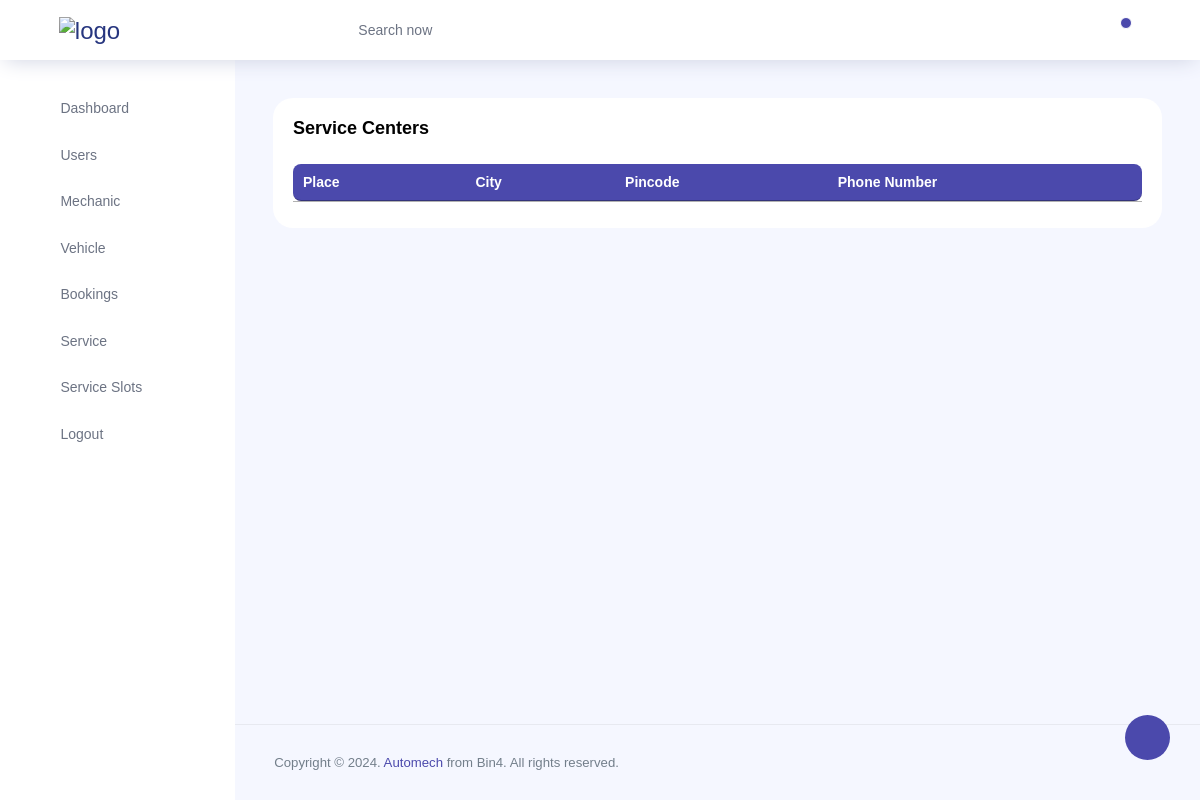
The page /customadmin/service/center_view/ (signed in) on the database as committed earlier.
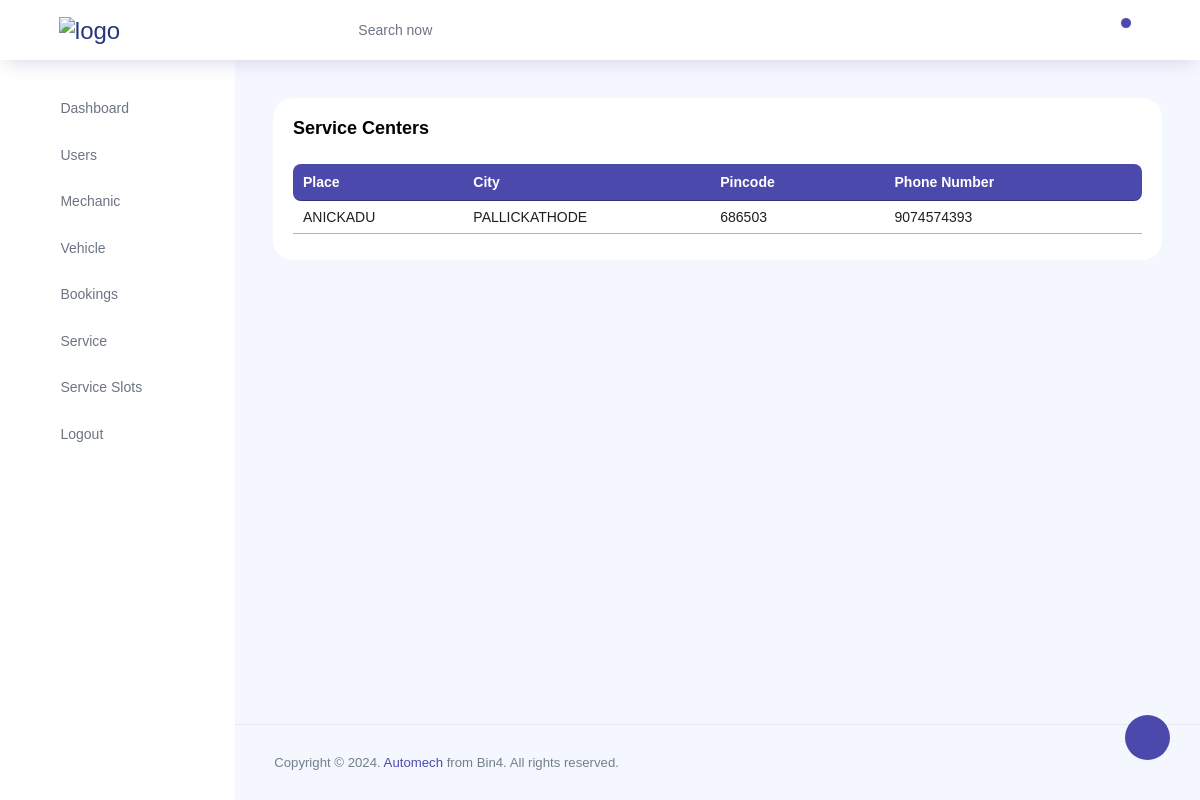
The same page on the database as committed later.
### client/models.py (models this page shows, shortened)
class ServiceCenter(models.Model):
    place = models.CharField(max_length=100)
    city = models.CharField(max_length=50)
    pincode = models.CharField(max_length=6)
    phone_number = models.CharField(max_length=15)
    latitude = models.DecimalField(max_digits=9, decimal_places=6)
    longitude = models.DecimalField(max_digits=9, decimal_places=6)

### client/admin_views.py (the view)
# urls.py: path('service/center_view/', views.service_center_view, name='service_center_view'),
@staff_member_required
def service_center_view(request):
    ServiceCenters = ServiceCenter.objects.all()
    context ={'ServiceCenters':ServiceCenters}
    return render(request,'admin/service_center_view.html',context)

### templates/admin/service_center_view.html (shortened to what this page needs)
{% extends 'admin/adminbase.html' %}
{% block conhead%}
  <link rel="stylesheet" type="text/css" href="https://cdn.datatables.net/1.11.5/css/jquery.dataTables.css">
{% endblock %}
{%block content%}
{% load static %}
  <div class="row">
    <div class="col-md-12 grid-margin stretch-card">
      <div class="card">
        <div class="card-body">
          <p class="card-title">Service Centers</p>
          <div class="row">
            <div class="col-12">
              <div class="table-responsive">
                <table id="myDataTable" class="display expandable-table dataTable no-footer">
                  <thead>
                      <tr>
                          <th>Place</th>
                          <th>City</th>
                          <th>Pincode</th>
                          <th>Phone Number</th>
                      </tr>
                  </thead>
                  <tbody>
                      {% for Servicecenter in ServiceCenters %}
                      <tr>
                          <td>{{ Servicecenter.place }}</td>
                          <td>{{ Servicecenter.city }}</td>
                          <td>{{ Servicecenter.pincode }}</td>
                          <td>{{ Servicecenter.phone_number }}</td>
                      </tr>
                      {% endfor %}
                  </tbody>
              </table>
              </div>
            </div>
          </div>
        </div>
      </div>
    </div>
  </div>
{%endblock%}

### templates/admin/adminbase.html (shortened to what this page needs)
<!DOCTYPE html>
<html lang="en">
  {% load static %}
<head>
  <link rel="stylesheet" href="{% static 'panel/vendors/feather/feather.css'%}">
  <link rel="stylesheet" href="{% static 'panel/vendors/ti-icons/css/themify-icons.css'%}">
  <link rel="stylesheet" href="{% static 'panel/vendors/css/vendor.bundle.base.css'%}">
  <link rel="stylesheet" href="{% static 'panel/vendors/datatables.net-bs4/dataTables.bootstrap4.css'%}">
  <link rel="stylesheet" href="{% static 'panel/vendors/ti-icons/css/themify-icons.css'%}">
  <link rel="stylesheet" type="text/css" href="{% static 'panel/js/select.dataTables.min.css'%}">
  <link rel="stylesheet" href="{% static 'panel/css/vertical-layout-light/style.css'%}">
  <link rel="stylesheet" href="{% static 'admincustom.css'%}">
  {% block conhead%}
  {% endblock %}
</head>
<body>
  <div class="container-scroller">
    <nav class="navbar col-lg-12 col-12 p-0 fixed-top d-flex flex-row">
      <div class="text-center navbar-brand-wrapper d-flex align-items-center justify-content-center">
        <a class="navbar-brand brand-logo mr-5" href="index.html"><img src="{% static 'panel/images/logo.png'%}" class="mr-2" alt="logo"/></a>
      </div>
      <div class="navbar-menu-wrapper d-flex align-items-center justify-content-end">
        <button class="navbar-toggler navbar-toggler align-self-center" type="button" data-toggle="minimize">
          <span class="icon-menu"></span>
        </button>
        <ul class="navbar-nav mr-lg-2">
          <li class="nav-item nav-search d-none d-lg-block">
            <div class="input-group">
              <div class="input-group-prepend hover-cursor" id="navbar-search-icon">
                <span class="input-group-text" id="search">
                  <i class="icon-search"></i>
                </span>
              </div>
              <input type="text" class="form-control" id="navbar-search-input" placeholder="Search now" aria-label="search" aria-describedby="search">
            </div>
          </li>
        </ul>
        <ul class="navbar-nav navbar-nav-right">
          <li class="nav-item dropdown">
            <a class="nav-link count-indicator dropdown-toggle" id="notificationDropdown" href="#" data-toggle="dropdown">
              <i class="icon-bell mx-0"></i>
              <span class="count"></span>
            </a>
          </li>
          <li class="nav-item nav-settings d-none d-lg-flex">
            <a class="nav-link" href="#">
              <i class="icon-ellipsis"></i>
            </a>
          </li>
        </ul>
      </div>
    </nav>
    <div class="container-fluid page-body-wrapper">
      <div class="theme-setting-wrapper">
        <div id="settings-trigger"><i class="ti-settings"></i></div>
      </div>
      <nav class="sidebar sidebar-offcanvas" id="sidebar">
        <ul class="nav">
          <li class="nav-item {% if request.path == '/customadmin/home/' %}active {%endif%}">
            <a class="nav-link" href="{% url 'admin_home' %}">
              <i class="icon-grid menu-icon"></i>
             <span class="menu-title">Dashboard</span>
            </a>
          </li>
          <li class="nav-item {% if request.path == '/clients/list' %}active {%endif%}">
            <a class="nav-link" href="{%url 'client_list'%}">
              <i class="icon-head menu-icon"></i>
              <span class="menu-title">Users</span>
            </a>
          </li>
          <li class="nav-item {% if request.path == '/admin_Mechanic' %}active {%endif%}">
            <a class="nav-link" href="admin_Mechanic">
              <i class="icon-head menu-icon"></i>
              <span class="menu-title">Mechanic</span>
            </a>
          </li>
          <li class="nav-item {% if request.path == '/customadmin/car_make/' %}active {%endif%}">
            <a class="nav-link" href="{%url 'car_make'%}" id="vidadd">
              <i class="icon-circle-plus menu-icon" ></i>
              <span class="menu-title">Vehicle</span>
            </a>
          </li>
          <li class="nav-item {% if request.path == 'admin_booking' %}active {%endif%}">
            <a class="nav-link" href="">
              <i class="icon-grid-2 menu-icon"></i>
              <span class="menu-title">Bookings</span>
            </a>
          </li>
          <li class="nav-item {% if request.path == '/customadmin/service/category/' %}active {%endif%}">
            <a class="nav-link" href="{% url 'service_category'%}">
              <i class="icon-circle-plus menu-icon"></i>
              <span class="menu-title">Service</span>
            </a>
          </li>
          <li class="nav-item {% if request.path == '/add_slot/' %}active {%endif%}">
            <a class="nav-link" href="">
              <i class="icon-circle-plus menu-icon"></i>
              <span class="menu-title">Service Slots</span>
            </a>
          </li>
          <li class="nav-item {% if request.path == 'account/logout' %}active {%endif%}">
            <a class="nav-link" href="{%url 'account_logout'%}">
              <i class="ti-power-off  menu-icon"></i>
              <span class="menu-title">Logout</span>
            </a>
          </li>
        </ul>
      </nav>
      <div class="main-panel">
        <div class="content-wrapper">
          {% block content%}
          {% endblock %}
        </div>
        <footer class="footer">
          <div class="d-sm-flex justify-content-center justify-content-sm-between">
            <span class="text-muted text-center text-sm-left d-block d-sm-inline-block">Copyright © 2024.   <a href="" target="_blank">Automech</a> from Bin4. All rights reserved.</span>
            </div>
        </footer>
      </div>
    </div>
  </div>
</body>
</html>

Rows that differ between the two databases and show on the page:
added ServiceCenter: place "ANICKADU", city "PALLICKATHODE", pincode "686503", phone_number "9074574393"
